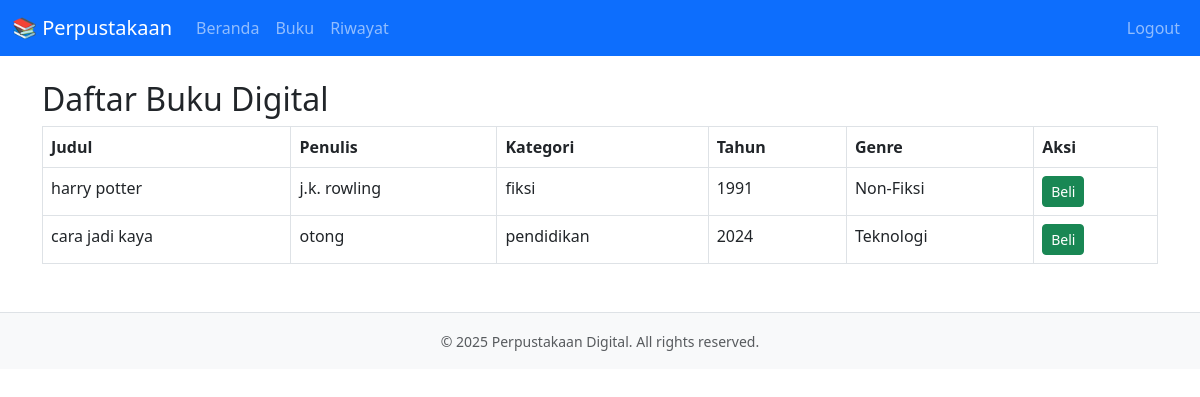
The app's page /public/user_books.php (signed in) with its own data.
### tables this page shows
CREATE TABLE `books` (
  `id_book` int(11) NOT NULL,
  `title` varchar(255) NOT NULL,
  `author` varchar(255) NOT NULL,
  `category` varchar(255) DEFAULT NULL,
  `year` int(11) DEFAULT NULL,
  `harga` decimal(10,2) DEFAULT NULL,
  `id_genre` int(11) DEFAULT NULL,
  `description` text DEFAULT NULL
);

CREATE TABLE `genres` (
  `id_genre` int(11) NOT NULL,
  `name` varchar(50) NOT NULL
);

### public/user_books.php (the view, shortened to what this page needs)
<?php
include '../config/db.php';
include '../views/header.php';
$books = $pdo->query("SELECT books.*, genres.name AS genre FROM books LEFT JOIN genres ON books.id_genre = genres.id_genre")->fetchAll();
?>
<h2>Daftar Buku Digital</h2>
<table class="table table-bordered">
    <thead>
        <tr>
            <th>Judul</th>
            <th>Penulis</th>
            <th>Kategori</th>
            <th>Tahun</th>
            <th>Genre</th>
            <th>Aksi</th>
        </tr>
    </thead>
    <tbody>
        <?php foreach ($books as $book): ?>
            <tr>
                <td><?= htmlspecialchars($book['title']) ?></td>
                <td><?= htmlspecialchars($book['author']) ?></td>
                <td><?= htmlspecialchars($book['category']) ?></td>
                <td><?= $book['year'] ?></td>
                <td><?= $book['genre'] ?></td>
                <td>
                    <a href="beli_ebook.php?id=<?= $book['id_book'] ?>" class="btn btn-sm btn-success">Beli</a>
                </td>
            </tr>
        <?php endforeach; ?>
    </tbody>
</table>
<?php include '../views/footer.php'; ?>

### records on screen
books: title "harry potter", author "j.k. rowling", category "fiksi", year "1991", id_genre.name "Non-Fiksi"
books: title "cara jadi kaya", author "otong", category "pendidikan", year "2024", id_genre.name "Teknologi"
